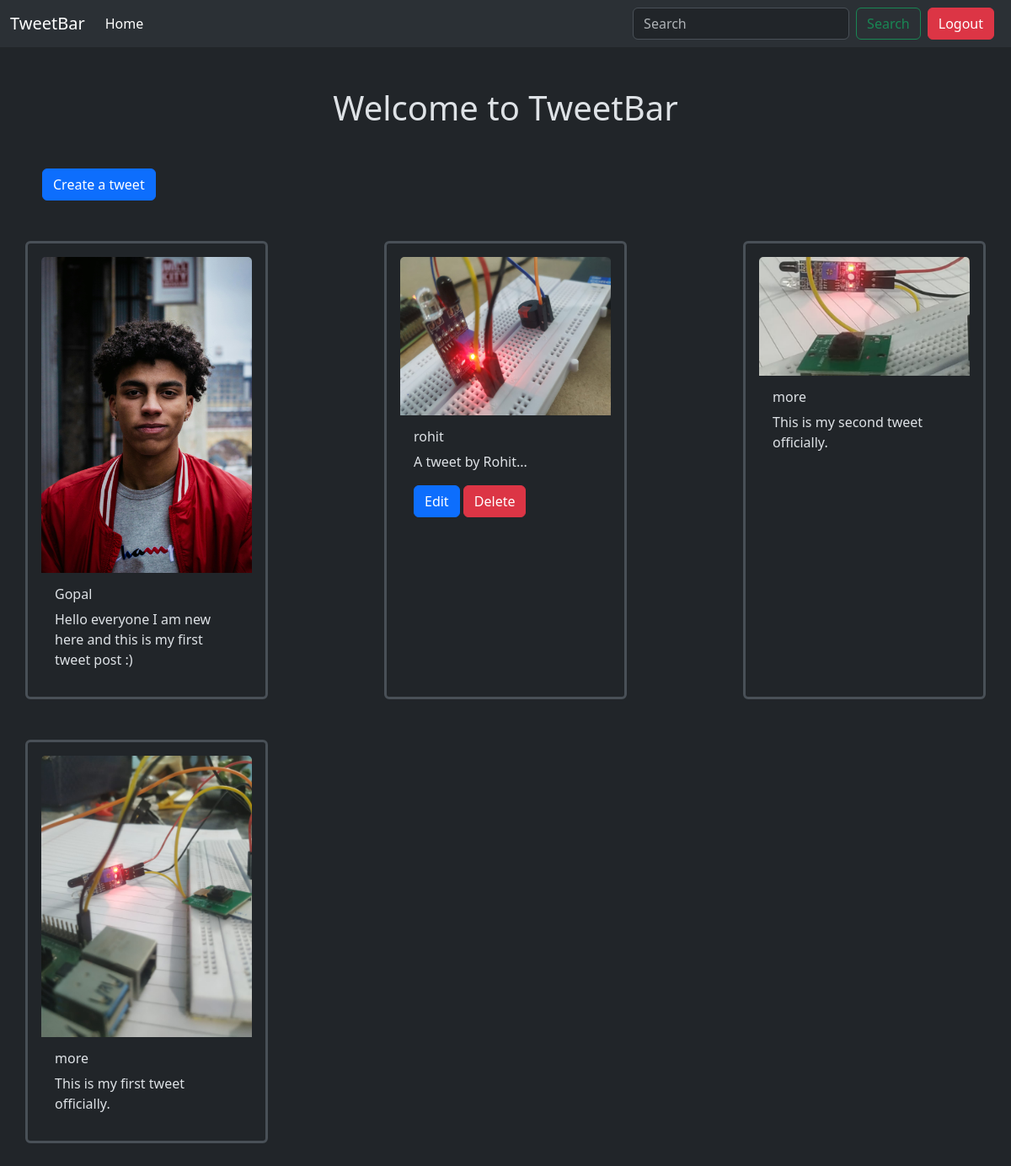
Page /tweet/ (signed in) on the committed database.
### tweet/models.py (models this page shows, shortened)
class Tweet(models.Model):
    user = models.ForeignKey(User, on_delete=models.CASCADE)
    text = models.TextField(max_length=250)
    photo = models.ImageField(upload_to='photos/', blank=True, null = True )
    created_at = models.DateTimeField(auto_now_add=True)
    updated_at = models.DateTimeField(auto_now=True)

### tweet/views.py (the view)
# urls.py: path('', views.tweet_list, name='tweet_list'),
def tweet_list(request):
    tweets = Tweet.objects.all().order_by('-created_at')
    return render(request, 'tweet_list.html', {'tweets': tweets})

### tweet/templates/tweet_list.html (shortened to what this page needs)
{% extends "layout.html" %}
{% block content %}
<h1 class = ' text-center my-5'> Welcome to TweetBar</h1>
<a class="btn btn-primary mb-5 mx-2" href="{% url 'tweet_create'%}">Create a tweet</a>
<div class= "flex-container row gap-5 mb-5 justify-content-between ">
{% for tweet in tweets %}
<div class="card p-3 border border-3 " style="width: 18rem;">
    {% if tweet.photo %}
    <img src="{{ tweet.photo.url }}" class="card-img-top" alt="tweet_img">
    {% endif %}
<div class="card-body">
<h6 class = "card-title">{{tweet.user.username}}</h6>
<p class= "card-text">{{tweet.text}}</p>
{%if tweet.user == user%}
<a href="{% url 'tweet_edit' tweet.id %}" class= "btn btn-primary">Edit</a>
<a href="{% url 'tweet_delete' tweet.id%}" class= "btn btn-danger">Delete</a>
{%endif%}
</div>
</div>
{% endfor %}
</div>
{% endblock %}

### rows in the picture
Tweet: photo (picture), user.username "Gopal", text "Hello everyone I am new here and this is my first tweet post :)"
Tweet: photo (picture), user.username "rohit", text "A tweet by Rohit...", shows "Edit"
Tweet: photo (picture), user.username "more", text "This is my second tweet officially."
Tweet: photo (picture), user.username "more", text "This is my first tweet officially."
